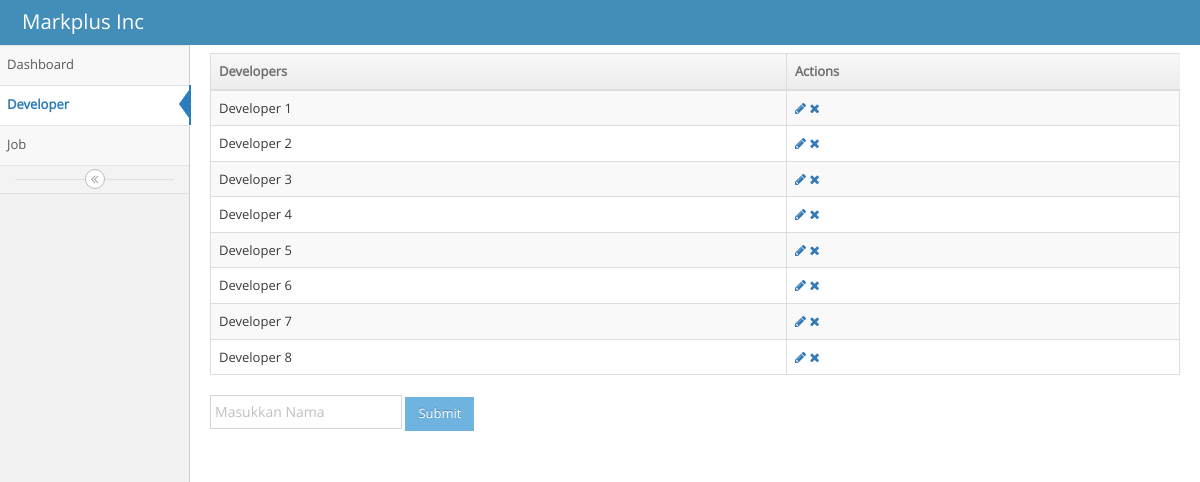
The app's page /index.php/developer with its own data.
### tables this page shows
CREATE TABLE `developers` (
  `id` int(10) unsigned NOT NULL AUTO_INCREMENT,
  `description` varchar(100) NOT NULL,
  PRIMARY KEY (`id`)
);

### application/controllers/Developer.php (called while the page is built, shortened)
<?php
class Developer extends CI_Controller {
	function __construct()
	{
		$this->load->model('Main_model');
	}
	public function index()
	{
		$data['developer'] = $this->Main_model->developer_list();
		$view['navbar'] = $this->load->view('include/navbar', '', TRUE);
		$view['sidebar'] = $this->load->view('include/sidebar', '', TRUE);
		$view['content'] = $this->load->view('content/developer/list', $data, TRUE);
		$this->load->view('layout/home', $view);
	}
}

### index.php (called while the page is built, shortened)
<?php
require_once BASEPATH.'core/CodeIgniter.php';

### application/models/Main_model.php (called while the page is built, shortened)
<?php
class Main_model extends CI_Model {
	function developer_list()
	{
		$this->db->from('developers');
		$this->db->order_by('id', 'asc');
		$query = $this->db->get();
		$result = $query->result_array();
		return $result;
	}
}

### application/views/content/developer/list.php (the view)
<table id="simple-table" class="table table-striped table-bordered table-hover">
	<thead>
		<tr>
			<th>Developers</th>
			<th>Actions</th>
		</tr>
	</thead>
	<tbody>
		<?php foreach ($developer as $dev): ?>
		<tr>
			<td><?=$dev['description'];?></td>
			<td>
				<a href="<?=base_url('developer/edit/'.$dev['id']);?>">
					<i class="fa fa-pencil"></i>
				</a>
				<a href="<?=base_url('developer/delete/'.$dev['id']);?>">
					<i class="fa fa-times"></i>
				</a>
			</td>
		</tr>
		<?php endforeach ?>
	</tbody>
</table>
<form method="POST" action="<?=base_url('developer/insert');?>">
	<input type="text" name="nama" placeholder="Masukkan Nama" required>
	<button type="submit" class="btn btn-info btn-sm">Submit</button>
</form>

### records on screen
developers: description "Developer 1"
developers: description "Developer 2"
developers: description "Developer 3"
developers: description "Developer 4"
developers: description "Developer 5"
developers: description "Developer 6"
developers: description "Developer 7"
developers: description "Developer 8"
